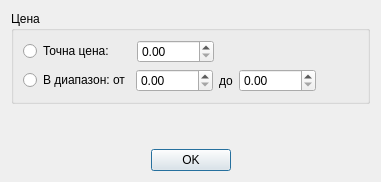
<?xml version="1.0" encoding="UTF-8"?>
<ui version="4.0">
 <class>PriceInputDialog</class>
 <widget class="QDialog" name="PriceInputDialog">
  <property name="geometry">
   <rect>
    <x>0</x>
    <y>0</y>
    <width>381</width>
    <height>182</height>
   </rect>
  </property>
  <property name="windowTitle">
   <string>Dialog</string>
  </property>
  <layout class="QVBoxLayout" name="verticalLayout_2">
   <item>
    <widget class="QGroupBox" name="groupBox">
     <property name="title">
      <string>Цена</string>
     </property>
     <layout class="QVBoxLayout" name="verticalLayout">
      <item>
       <layout class="QHBoxLayout" name="horizontalLayout_3">
        <item>
         <widget class="QRadioButton" name="exactRadio">
          <property name="text">
           <string>Точна цена:     </string>
          </property>
         </widget>
        </item>
        <item>
         <widget class="QDoubleSpinBox" name="exactSpin">
          <property name="maximum">
           <double>10000.000000000000000</double>
          </property>
         </widget>
        </item>
        <item>
         <spacer name="horizontalSpacer_4">
          <property name="orientation">
           <enum>Qt::Orientation::Horizontal</enum>
          </property>
          <property name="sizeHint" stdset="0">
           <size>
            <width>40</width>
            <height>20</height>
           </size>
          </property>
         </spacer>
        </item>
       </layout>
      </item>
      <item>
       <layout class="QHBoxLayout" name="horizontalLayout_2">
        <item>
         <widget class="QRadioButton" name="rangeRadio">
          <property name="text">
           <string>В диапазон: от</string>
          </property>
         </widget>
        </item>
        <item>
         <widget class="QDoubleSpinBox" name="fromSpin">
          <property name="maximum">
           <double>10000.000000000000000</double>
          </property>
         </widget>
        </item>
        <item>
         <widget class="QLabel" name="label">
          <property name="text">
           <string>до</string>
          </property>
         </widget>
        </item>
        <item>
         <widget class="QDoubleSpinBox" name="toSpin">
          <property name="maximum">
           <double>10000.000000000000000</double>
          </property>
         </widget>
        </item>
        <item>
         <spacer name="horizontalSpacer_3">
          <property name="orientation">
           <enum>Qt::Orientation::Horizontal</enum>
          </property>
          <property name="sizeHint" stdset="0">
           <size>
            <width>40</width>
            <height>20</height>
           </size>
          </property>
         </spacer>
        </item>
       </layout>
      </item>
     </layout>
    </widget>
   </item>
   <item>
    <spacer name="verticalSpacer">
     <property name="orientation">
      <enum>Qt::Orientation::Vertical</enum>
     </property>
     <property name="sizeHint" stdset="0">
      <size>
       <width>20</width>
       <height>4</height>
      </size>
     </property>
    </spacer>
   </item>
   <item>
    <layout class="QHBoxLayout" name="horizontalLayout">
     <item>
      <spacer name="horizontalSpacer">
       <property name="orientation">
        <enum>Qt::Orientation::Horizontal</enum>
       </property>
       <property name="sizeHint" stdset="0">
        <size>
         <width>40</width>
         <height>20</height>
        </size>
       </property>
      </spacer>
     </item>
     <item>
      <widget class="QPushButton" name="okButton">
       <property name="text">
        <string>OK</string>
       </property>
      </widget>
     </item>
     <item>
      <spacer name="horizontalSpacer_2">
       <property name="orientation">
        <enum>Qt::Orientation::Horizontal</enum>
       </property>
       <property name="sizeHint" stdset="0">
        <size>
         <width>40</width>
         <height>20</height>
        </size>
       </property>
      </spacer>
     </item>
    </layout>
   </item>
  </layout>
 </widget>
 <resources/>
 <connections/>
</ui>
